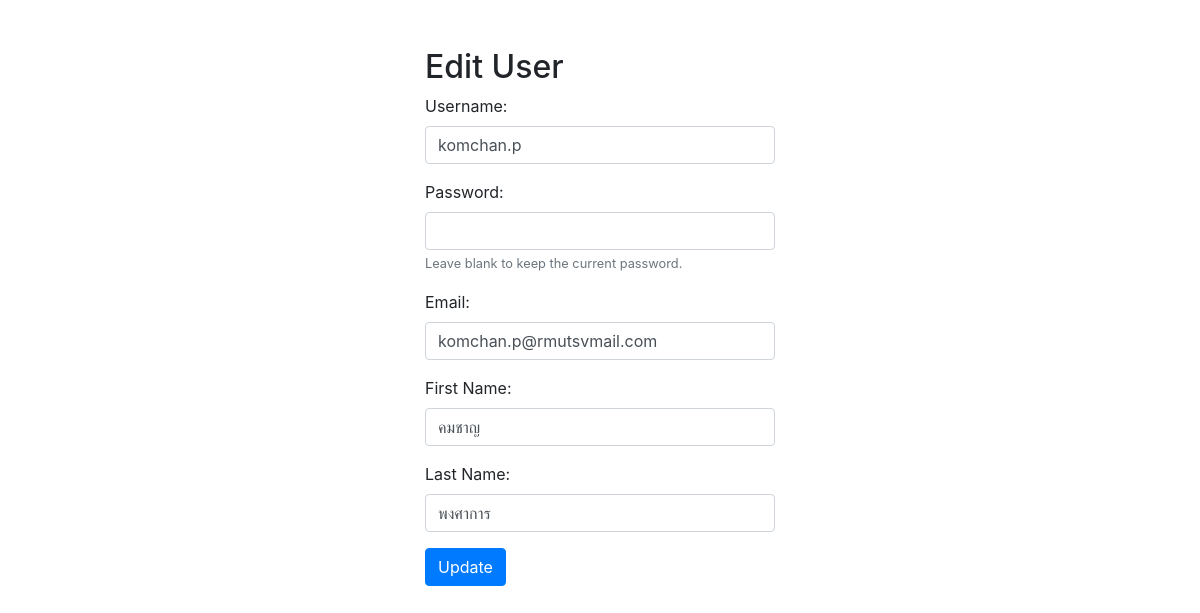
The app's page /edit_member.php?id_user=2 (signed in) with its own data.
### tables this page shows
CREATE TABLE `users` (
  `id_user` int(5) NOT NULL,
  `username` varchar(255) NOT NULL,
  `password` varchar(255) NOT NULL,
  `email` varchar(255) NOT NULL,
  `fname` varchar(255) NOT NULL,
  `lname` varchar(255) NOT NULL,
  `urole` int(5) NOT NULL,
  `create_at` timestamp NOT NULL DEFAULT current_timestamp()
);

### edit_member.php (the view, shortened to what this page needs)
<?php
require_once 'connect.php';
$id_user = $_GET['id_user'];
$sql = "SELECT * FROM users WHERE id_user = ?";
$stmt = $conn->prepare($sql);
$stmt->bind_param("i", $id_user);
$stmt->execute();
$result = $stmt->get_result();
$user = $result->fetch_assoc();
?>
<!DOCTYPE html>
<html lang="en">
<head>
    <link href="https://stackpath.bootstrapcdn.com/bootstrap/4.5.2/css/bootstrap.min.css" rel="stylesheet">
</head>
<body>
    <div class="container">
        <div class="row">
            <div class="col"></div>
            <div class="col">
                <h2 class="mt-5">Edit User</h2>
                <form action="update_user.php" method="post">
                    <div class="form-group">
                        <label for="username">Username:</label>
                        <input type="text" class="form-control" id="username" name="username" value="<?php echo htmlspecialchars($user['username']); ?>" required>
                    </div>
                    <div class="form-group">
                        <label for="password">Password:</label>
                        <input type="password" class="form-control" id="password" name="password">
                        <small class="form-text text-muted">Leave blank to keep the current password.</small>
                    </div>
                    <div class="form-group">
                        <label for="email">Email:</label>
                        <input type="email" class="form-control" id="email" name="email" value="<?php echo htmlspecialchars($user['email']); ?>" required>
                    </div>
                    <div class="form-group">
                        <label for="firstname">First Name:</label>
                        <input type="text" class="form-control" id="firstname" name="firstname" value="<?php echo htmlspecialchars($user['fname']); ?>" required>
                    </div>
                    <div class="form-group">
                        <label for="lastname">Last Name:</label>
                        <input type="text" class="form-control" id="lastname" name="lastname" value="<?php echo htmlspecialchars($user['lname']); ?>" required>
                    </div>
                    <button type="submit" class="btn btn-primary">Update</button>
                </form>
            </div>
            <div class="col"></div>
        </div>
    </div>
</body>
</html>

### records on screen
users: username "komchan.p", email "komchan.p@rmutsvmail.com", firstname "คมชาญ", lastname "พงศาการ"
